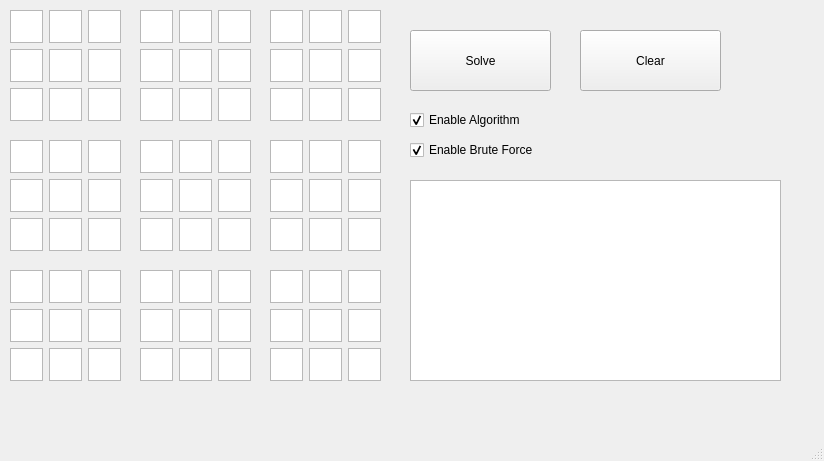
<?xml version="1.0" encoding="UTF-8"?>
<ui version="4.0">
 <class>canvas</class>
 <widget class="QMainWindow" name="canvas">
  <property name="geometry">
   <rect>
    <x>0</x>
    <y>0</y>
    <width>824</width>
    <height>461</height>
   </rect>
  </property>
  <property name="windowTitle">
   <string>Sudoku Solver</string>
  </property>
  <widget class="QWidget" name="centralwidget">
   <widget class="QWidget" name="gridLayoutWidget">
    <property name="geometry">
     <rect>
      <x>10</x>
      <y>10</y>
      <width>111</width>
      <height>111</height>
     </rect>
    </property>
    <layout class="QGridLayout" name="gridLayout">
     <item row="3" column="0">
      <widget class="QTextEdit" name="UL_ll">
       <property name="tabChangesFocus">
        <bool>true</bool>
       </property>
      </widget>
     </item>
     <item row="0" column="0">
      <widget class="QTextEdit" name="UL_ul">
       <property name="tabChangesFocus">
        <bool>true</bool>
       </property>
       <property name="lineWrapMode">
        <enum>QTextEdit::NoWrap</enum>
       </property>
       <property name="lineWrapColumnOrWidth">
        <number>1</number>
       </property>
      </widget>
     </item>
     <item row="1" column="0">
      <widget class="QTextEdit" name="UL_ml">
       <property name="tabChangesFocus">
        <bool>true</bool>
       </property>
      </widget>
     </item>
     <item row="3" column="1">
      <widget class="QTextEdit" name="UL_lm">
       <property name="tabChangesFocus">
        <bool>true</bool>
       </property>
      </widget>
     </item>
     <item row="1" column="1">
      <widget class="QTextEdit" name="UL_mm">
       <property name="tabChangesFocus">
        <bool>true</bool>
       </property>
      </widget>
     </item>
     <item row="0" column="1">
      <widget class="QTextEdit" name="UL_um">
       <property name="tabChangesFocus">
        <bool>true</bool>
       </property>
      </widget>
     </item>
     <item row="3" column="2">
      <widget class="QTextEdit" name="UL_lr">
       <property name="tabChangesFocus">
        <bool>true</bool>
       </property>
      </widget>
     </item>
     <item row="1" column="2">
      <widget class="QTextEdit" name="UL_mr">
       <property name="tabChangesFocus">
        <bool>true</bool>
       </property>
      </widget>
     </item>
     <item row="0" column="2">
      <widget class="QTextEdit" name="UL_ur">
       <property name="tabChangesFocus">
        <bool>true</bool>
       </property>
      </widget>
     </item>
    </layout>
   </widget>
   <widget class="QWidget" name="gridLayoutWidget_2">
    <property name="geometry">
     <rect>
      <x>10</x>
      <y>270</y>
      <width>111</width>
      <height>111</height>
     </rect>
    </property>
    <layout class="QGridLayout" name="gridLayout_2">
     <item row="3" column="0">
      <widget class="QTextEdit" name="LL_ll">
       <property name="tabChangesFocus">
        <bool>true</bool>
       </property>
      </widget>
     </item>
     <item row="0" column="0">
      <widget class="QTextEdit" name="LL_ul">
       <property name="tabChangesFocus">
        <bool>true</bool>
       </property>
      </widget>
     </item>
     <item row="1" column="0">
      <widget class="QTextEdit" name="LL_ml">
       <property name="tabChangesFocus">
        <bool>true</bool>
       </property>
      </widget>
     </item>
     <item row="3" column="1">
      <widget class="QTextEdit" name="LL_lm">
       <property name="tabChangesFocus">
        <bool>true</bool>
       </property>
      </widget>
     </item>
     <item row="1" column="1">
      <widget class="QTextEdit" name="LL_mm">
       <property name="tabChangesFocus">
        <bool>true</bool>
       </property>
      </widget>
     </item>
     <item row="0" column="1">
      <widget class="QTextEdit" name="LL_um">
       <property name="tabChangesFocus">
        <bool>true</bool>
       </property>
      </widget>
     </item>
     <item row="3" column="2">
      <widget class="QTextEdit" name="LL_lr">
       <property name="tabChangesFocus">
        <bool>true</bool>
       </property>
      </widget>
     </item>
     <item row="1" column="2">
      <widget class="QTextEdit" name="LL_mr">
       <property name="tabChangesFocus">
        <bool>true</bool>
       </property>
      </widget>
     </item>
     <item row="0" column="2">
      <widget class="QTextEdit" name="LL_ur">
       <property name="tabChangesFocus">
        <bool>true</bool>
       </property>
      </widget>
     </item>
    </layout>
   </widget>
   <widget class="QWidget" name="gridLayoutWidget_3">
    <property name="geometry">
     <rect>
      <x>140</x>
      <y>140</y>
      <width>111</width>
      <height>111</height>
     </rect>
    </property>
    <layout class="QGridLayout" name="gridLayout_3">
     <item row="3" column="0">
      <widget class="QTextEdit" name="MM_ll">
       <property name="tabChangesFocus">
        <bool>true</bool>
       </property>
      </widget>
     </item>
     <item row="0" column="0">
      <widget class="QTextEdit" name="MM_ul">
       <property name="tabChangesFocus">
        <bool>true</bool>
       </property>
      </widget>
     </item>
     <item row="1" column="0">
      <widget class="QTextEdit" name="MM_ml">
       <property name="tabChangesFocus">
        <bool>true</bool>
       </property>
      </widget>
     </item>
     <item row="3" column="1">
      <widget class="QTextEdit" name="MM_lm">
       <property name="tabChangesFocus">
        <bool>true</bool>
       </property>
      </widget>
     </item>
     <item row="1" column="1">
      <widget class="QTextEdit" name="MM_mm">
       <property name="tabChangesFocus">
        <bool>true</bool>
       </property>
      </widget>
     </item>
     <item row="0" column="1">
      <widget class="QTextEdit" name="MM_um">
       <property name="tabChangesFocus">
        <bool>true</bool>
       </property>
      </widget>
     </item>
     <item row="3" column="2">
      <widget class="QTextEdit" name="MM_lr">
       <property name="tabChangesFocus">
        <bool>true</bool>
       </property>
      </widget>
     </item>
     <item row="1" column="2">
      <widget class="QTextEdit" name="MM_mr">
       <property name="tabChangesFocus">
        <bool>true</bool>
       </property>
      </widget>
     </item>
     <item row="0" column="2">
      <widget class="QTextEdit" name="MM_ur">
       <property name="tabChangesFocus">
        <bool>true</bool>
       </property>
      </widget>
     </item>
    </layout>
   </widget>
   <widget class="QWidget" name="gridLayoutWidget_4">
    <property name="geometry">
     <rect>
      <x>140</x>
      <y>10</y>
      <width>111</width>
      <height>111</height>
     </rect>
    </property>
    <layout class="QGridLayout" name="gridLayout_4">
     <item row="3" column="0">
      <widget class="QTextEdit" name="UM_ll">
       <property name="tabChangesFocus">
        <bool>true</bool>
       </property>
      </widget>
     </item>
     <item row="0" column="0">
      <widget class="QTextEdit" name="UM_ul">
       <property name="tabChangesFocus">
        <bool>true</bool>
       </property>
      </widget>
     </item>
     <item row="1" column="0">
      <widget class="QTextEdit" name="UM_ml">
       <property name="tabChangesFocus">
        <bool>true</bool>
       </property>
      </widget>
     </item>
     <item row="3" column="1">
      <widget class="QTextEdit" name="UM_lm">
       <property name="tabChangesFocus">
        <bool>true</bool>
       </property>
      </widget>
     </item>
     <item row="1" column="1">
      <widget class="QTextEdit" name="UM_mm">
       <property name="tabChangesFocus">
        <bool>true</bool>
       </property>
      </widget>
     </item>
     <item row="0" column="1">
      <widget class="QTextEdit" name="UM_um">
       <property name="tabChangesFocus">
        <bool>true</bool>
       </property>
      </widget>
     </item>
     <item row="3" column="2">
      <widget class="QTextEdit" name="UM_lr">
       <property name="tabChangesFocus">
        <bool>true</bool>
       </property>
      </widget>
     </item>
     <item row="1" column="2">
      <widget class="QTextEdit" name="UM_mr">
       <property name="tabChangesFocus">
        <bool>true</bool>
       </property>
      </widget>
     </item>
     <item row="0" column="2">
      <widget class="QTextEdit" name="UM_ur">
       <property name="tabChangesFocus">
        <bool>true</bool>
       </property>
      </widget>
     </item>
    </layout>
   </widget>
   <widget class="QWidget" name="gridLayoutWidget_5">
    <property name="geometry">
     <rect>
      <x>10</x>
      <y>140</y>
      <width>111</width>
      <height>111</height>
     </rect>
    </property>
    <layout class="QGridLayout" name="gridLayout_5">
     <item row="3" column="0">
      <widget class="QTextEdit" name="ML_ll">
       <property name="tabChangesFocus">
        <bool>true</bool>
       </property>
      </widget>
     </item>
     <item row="0" column="0">
      <widget class="QTextEdit" name="ML_ul">
       <property name="tabChangesFocus">
        <bool>true</bool>
       </property>
      </widget>
     </item>
     <item row="1" column="0">
      <widget class="QTextEdit" name="ML_ml">
       <property name="tabChangesFocus">
        <bool>true</bool>
       </property>
      </widget>
     </item>
     <item row="3" column="1">
      <widget class="QTextEdit" name="ML_lm">
       <property name="tabChangesFocus">
        <bool>true</bool>
       </property>
      </widget>
     </item>
     <item row="1" column="1">
      <widget class="QTextEdit" name="ML_mm">
       <property name="tabChangesFocus">
        <bool>true</bool>
       </property>
      </widget>
     </item>
     <item row="0" column="1">
      <widget class="QTextEdit" name="ML_um">
       <property name="tabChangesFocus">
        <bool>true</bool>
       </property>
      </widget>
     </item>
     <item row="3" column="2">
      <widget class="QTextEdit" name="ML_lr">
       <property name="tabChangesFocus">
        <bool>true</bool>
       </property>
      </widget>
     </item>
     <item row="1" column="2">
      <widget class="QTextEdit" name="ML_mr">
       <property name="tabChangesFocus">
        <bool>true</bool>
       </property>
      </widget>
     </item>
     <item row="0" column="2">
      <widget class="QTextEdit" name="ML_ur">
       <property name="tabChangesFocus">
        <bool>true</bool>
       </property>
      </widget>
     </item>
    </layout>
   </widget>
   <widget class="QWidget" name="gridLayoutWidget_6">
    <property name="geometry">
     <rect>
      <x>270</x>
      <y>10</y>
      <width>111</width>
      <height>111</height>
     </rect>
    </property>
    <layout class="QGridLayout" name="gridLayout_6">
     <item row="3" column="0">
      <widget class="QTextEdit" name="UR_ll">
       <property name="tabChangesFocus">
        <bool>true</bool>
       </property>
      </widget>
     </item>
     <item row="0" column="0">
      <widget class="QTextEdit" name="UR_ul">
       <property name="tabChangesFocus">
        <bool>true</bool>
       </property>
      </widget>
     </item>
     <item row="1" column="0">
      <widget class="QTextEdit" name="UR_ml">
       <property name="tabChangesFocus">
        <bool>true</bool>
       </property>
      </widget>
     </item>
     <item row="3" column="1">
      <widget class="QTextEdit" name="UR_lm">
       <property name="tabChangesFocus">
        <bool>true</bool>
       </property>
      </widget>
     </item>
     <item row="0" column="1">
      <widget class="QTextEdit" name="UR_um">
       <property name="tabChangesFocus">
        <bool>true</bool>
       </property>
      </widget>
     </item>
     <item row="3" column="2">
      <widget class="QTextEdit" name="UR_lr">
       <property name="tabChangesFocus">
        <bool>true</bool>
       </property>
      </widget>
     </item>
     <item row="1" column="2">
      <widget class="QTextEdit" name="UR_mr">
       <property name="tabChangesFocus">
        <bool>true</bool>
       </property>
      </widget>
     </item>
     <item row="0" column="2">
      <widget class="QTextEdit" name="UR_ur">
       <property name="tabChangesFocus">
        <bool>true</bool>
       </property>
      </widget>
     </item>
     <item row="1" column="1">
      <widget class="QTextEdit" name="UR_mm">
       <property name="tabChangesFocus">
        <bool>true</bool>
       </property>
      </widget>
     </item>
    </layout>
   </widget>
   <widget class="QWidget" name="gridLayoutWidget_7">
    <property name="geometry">
     <rect>
      <x>270</x>
      <y>140</y>
      <width>111</width>
      <height>111</height>
     </rect>
    </property>
    <layout class="QGridLayout" name="gridLayout_7">
     <item row="3" column="0">
      <widget class="QTextEdit" name="MR_ll">
       <property name="tabChangesFocus">
        <bool>true</bool>
       </property>
      </widget>
     </item>
     <item row="0" column="0">
      <widget class="QTextEdit" name="MR_ul">
       <property name="tabChangesFocus">
        <bool>true</bool>
       </property>
      </widget>
     </item>
     <item row="1" column="0">
      <widget class="QTextEdit" name="MR_ml">
       <property name="tabChangesFocus">
        <bool>true</bool>
       </property>
      </widget>
     </item>
     <item row="3" column="1">
      <widget class="QTextEdit" name="MR_lm">
       <property name="tabChangesFocus">
        <bool>true</bool>
       </property>
      </widget>
     </item>
     <item row="1" column="1">
      <widget class="QTextEdit" name="MR_mm">
       <property name="tabChangesFocus">
        <bool>true</bool>
       </property>
      </widget>
     </item>
     <item row="0" column="1">
      <widget class="QTextEdit" name="MR_um">
       <property name="tabChangesFocus">
        <bool>true</bool>
       </property>
      </widget>
     </item>
     <item row="3" column="2">
      <widget class="QTextEdit" name="MR_lr">
       <property name="tabChangesFocus">
        <bool>true</bool>
       </property>
      </widget>
     </item>
     <item row="1" column="2">
      <widget class="QTextEdit" name="MR_mr">
       <property name="tabChangesFocus">
        <bool>true</bool>
       </property>
      </widget>
     </item>
     <item row="0" column="2">
      <widget class="QTextEdit" name="MR_ur">
       <property name="tabChangesFocus">
        <bool>true</bool>
       </property>
      </widget>
     </item>
    </layout>
   </widget>
   <widget class="QWidget" name="gridLayoutWidget_8">
    <property name="geometry">
     <rect>
      <x>270</x>
      <y>270</y>
      <width>111</width>
      <height>111</height>
     </rect>
    </property>
    <layout class="QGridLayout" name="gridLayout_8">
     <property name="bottomMargin">
      <number>0</number>
     </property>
     <item row="3" column="0">
      <widget class="QTextEdit" name="LR_ll">
       <property name="tabChangesFocus">
        <bool>true</bool>
       </property>
      </widget>
     </item>
     <item row="0" column="0">
      <widget class="QTextEdit" name="LR_ul">
       <property name="tabChangesFocus">
        <bool>true</bool>
       </property>
      </widget>
     </item>
     <item row="1" column="0">
      <widget class="QTextEdit" name="LR_ml">
       <property name="tabChangesFocus">
        <bool>true</bool>
       </property>
      </widget>
     </item>
     <item row="3" column="1">
      <widget class="QTextEdit" name="LR_lm">
       <property name="tabChangesFocus">
        <bool>true</bool>
       </property>
      </widget>
     </item>
     <item row="1" column="1">
      <widget class="QTextEdit" name="LR_mm">
       <property name="tabChangesFocus">
        <bool>true</bool>
       </property>
      </widget>
     </item>
     <item row="0" column="1">
      <widget class="QTextEdit" name="LR_um">
       <property name="tabChangesFocus">
        <bool>true</bool>
       </property>
      </widget>
     </item>
     <item row="3" column="2">
      <widget class="QTextEdit" name="LR_lr">
       <property name="tabChangesFocus">
        <bool>true</bool>
       </property>
      </widget>
     </item>
     <item row="1" column="2">
      <widget class="QTextEdit" name="LR_mr">
       <property name="tabChangesFocus">
        <bool>true</bool>
       </property>
      </widget>
     </item>
     <item row="0" column="2">
      <widget class="QTextEdit" name="LR_ur">
       <property name="tabChangesFocus">
        <bool>true</bool>
       </property>
       <property name="lineWrapMode">
        <enum>QTextEdit::NoWrap</enum>
       </property>
      </widget>
     </item>
    </layout>
   </widget>
   <widget class="QWidget" name="gridLayoutWidget_9">
    <property name="geometry">
     <rect>
      <x>140</x>
      <y>270</y>
      <width>111</width>
      <height>111</height>
     </rect>
    </property>
    <layout class="QGridLayout" name="gridLayout_9">
     <item row="3" column="0">
      <widget class="QTextEdit" name="LM_ll">
       <property name="tabChangesFocus">
        <bool>true</bool>
       </property>
      </widget>
     </item>
     <item row="0" column="0">
      <widget class="QTextEdit" name="LM_ul">
       <property name="tabChangesFocus">
        <bool>true</bool>
       </property>
      </widget>
     </item>
     <item row="1" column="0">
      <widget class="QTextEdit" name="LM_ml">
       <property name="tabChangesFocus">
        <bool>true</bool>
       </property>
      </widget>
     </item>
     <item row="3" column="1">
      <widget class="QTextEdit" name="LM_lm">
       <property name="tabChangesFocus">
        <bool>true</bool>
       </property>
      </widget>
     </item>
     <item row="1" column="1">
      <widget class="QTextEdit" name="LM_mm">
       <property name="tabChangesFocus">
        <bool>true</bool>
       </property>
      </widget>
     </item>
     <item row="0" column="1">
      <widget class="QTextEdit" name="LM_um">
       <property name="tabChangesFocus">
        <bool>true</bool>
       </property>
      </widget>
     </item>
     <item row="3" column="2">
      <widget class="QTextEdit" name="LM_lr">
       <property name="tabChangesFocus">
        <bool>true</bool>
       </property>
      </widget>
     </item>
     <item row="1" column="2">
      <widget class="QTextEdit" name="LM_mr">
       <property name="tabChangesFocus">
        <bool>true</bool>
       </property>
      </widget>
     </item>
     <item row="0" column="2">
      <widget class="QTextEdit" name="LM_ur">
       <property name="tabChangesFocus">
        <bool>true</bool>
       </property>
      </widget>
     </item>
    </layout>
   </widget>
   <widget class="QPlainTextEdit" name="message_box">
    <property name="geometry">
     <rect>
      <x>410</x>
      <y>180</y>
      <width>371</width>
      <height>201</height>
     </rect>
    </property>
    <property name="readOnly">
     <bool>true</bool>
    </property>
   </widget>
   <widget class="QPushButton" name="solve_button">
    <property name="geometry">
     <rect>
      <x>410</x>
      <y>30</y>
      <width>141</width>
      <height>61</height>
     </rect>
    </property>
    <property name="text">
     <string>Solve</string>
    </property>
   </widget>
   <widget class="QCheckBox" name="enable_algorithm_check">
    <property name="geometry">
     <rect>
      <x>410</x>
      <y>110</y>
      <width>161</width>
      <height>20</height>
     </rect>
    </property>
    <property name="text">
     <string>Enable Algorithm</string>
    </property>
    <property name="checked">
     <bool>true</bool>
    </property>
   </widget>
   <widget class="QCheckBox" name="enable_brute_check">
    <property name="geometry">
     <rect>
      <x>410</x>
      <y>140</y>
      <width>141</width>
      <height>20</height>
     </rect>
    </property>
    <property name="text">
     <string>Enable Brute Force</string>
    </property>
    <property name="checked">
     <bool>true</bool>
    </property>
   </widget>
   <widget class="QPushButton" name="clear_button">
    <property name="geometry">
     <rect>
      <x>580</x>
      <y>30</y>
      <width>141</width>
      <height>61</height>
     </rect>
    </property>
    <property name="text">
     <string>Clear</string>
    </property>
   </widget>
  </widget>
  <widget class="QMenuBar" name="menubar">
   <property name="geometry">
    <rect>
     <x>0</x>
     <y>0</y>
     <width>824</width>
     <height>26</height>
    </rect>
   </property>
  </widget>
  <widget class="QStatusBar" name="statusbar"/>
 </widget>
 <tabstops>
  <tabstop>UL_ul</tabstop>
  <tabstop>UL_um</tabstop>
  <tabstop>UL_ur</tabstop>
  <tabstop>UM_ul</tabstop>
  <tabstop>UM_um</tabstop>
  <tabstop>UM_ur</tabstop>
  <tabstop>UR_ul</tabstop>
  <tabstop>UR_um</tabstop>
  <tabstop>UR_ur</tabstop>
  <tabstop>UL_ml</tabstop>
  <tabstop>UL_mm</tabstop>
  <tabstop>UL_mr</tabstop>
  <tabstop>UM_ml</tabstop>
  <tabstop>UM_mm</tabstop>
  <tabstop>UM_mr</tabstop>
  <tabstop>UR_ml</tabstop>
  <tabstop>UR_mm</tabstop>
  <tabstop>UR_mr</tabstop>
  <tabstop>UL_ll</tabstop>
  <tabstop>UL_lm</tabstop>
  <tabstop>UL_lr</tabstop>
  <tabstop>UM_ll</tabstop>
  <tabstop>UM_lm</tabstop>
  <tabstop>UM_lr</tabstop>
  <tabstop>UR_ll</tabstop>
  <tabstop>UR_lm</tabstop>
  <tabstop>UR_lr</tabstop>
  <tabstop>ML_ul</tabstop>
  <tabstop>ML_um</tabstop>
  <tabstop>ML_ur</tabstop>
  <tabstop>MM_ul</tabstop>
  <tabstop>MM_um</tabstop>
  <tabstop>MM_ur</tabstop>
  <tabstop>MR_ul</tabstop>
  <tabstop>MR_um</tabstop>
  <tabstop>MR_ur</tabstop>
  <tabstop>ML_ml</tabstop>
  <tabstop>ML_mm</tabstop>
  <tabstop>ML_mr</tabstop>
  <tabstop>MM_ml</tabstop>
  <tabstop>MM_mm</tabstop>
  <tabstop>MM_mr</tabstop>
  <tabstop>MR_ml</tabstop>
  <tabstop>MR_mm</tabstop>
  <tabstop>MR_mr</tabstop>
  <tabstop>ML_ll</tabstop>
  <tabstop>ML_lm</tabstop>
  <tabstop>ML_lr</tabstop>
  <tabstop>MM_ll</tabstop>
  <tabstop>MM_lm</tabstop>
  <tabstop>MM_lr</tabstop>
  <tabstop>MR_ll</tabstop>
  <tabstop>MR_lm</tabstop>
  <tabstop>MR_lr</tabstop>
  <tabstop>LL_ul</tabstop>
  <tabstop>LL_um</tabstop>
  <tabstop>LL_ur</tabstop>
  <tabstop>LM_ul</tabstop>
  <tabstop>LM_um</tabstop>
  <tabstop>LM_ur</tabstop>
  <tabstop>LR_ul</tabstop>
  <tabstop>LR_um</tabstop>
  <tabstop>LR_ur</tabstop>
  <tabstop>LL_ml</tabstop>
  <tabstop>LL_mm</tabstop>
  <tabstop>LL_mr</tabstop>
  <tabstop>LM_ml</tabstop>
  <tabstop>LM_mm</tabstop>
  <tabstop>LM_mr</tabstop>
  <tabstop>LR_ml</tabstop>
  <tabstop>LR_mm</tabstop>
  <tabstop>LR_mr</tabstop>
  <tabstop>LL_ll</tabstop>
  <tabstop>LL_lm</tabstop>
  <tabstop>LL_lr</tabstop>
  <tabstop>LM_ll</tabstop>
  <tabstop>LM_lm</tabstop>
  <tabstop>LM_lr</tabstop>
  <tabstop>LR_ll</tabstop>
  <tabstop>LR_lm</tabstop>
  <tabstop>LR_lr</tabstop>
  <tabstop>solve_button</tabstop>
  <tabstop>clear_button</tabstop>
  <tabstop>enable_algorithm_check</tabstop>
  <tabstop>enable_brute_check</tabstop>
  <tabstop>message_box</tabstop>
 </tabstops>
 <resources/>
 <connections/>
</ui>
